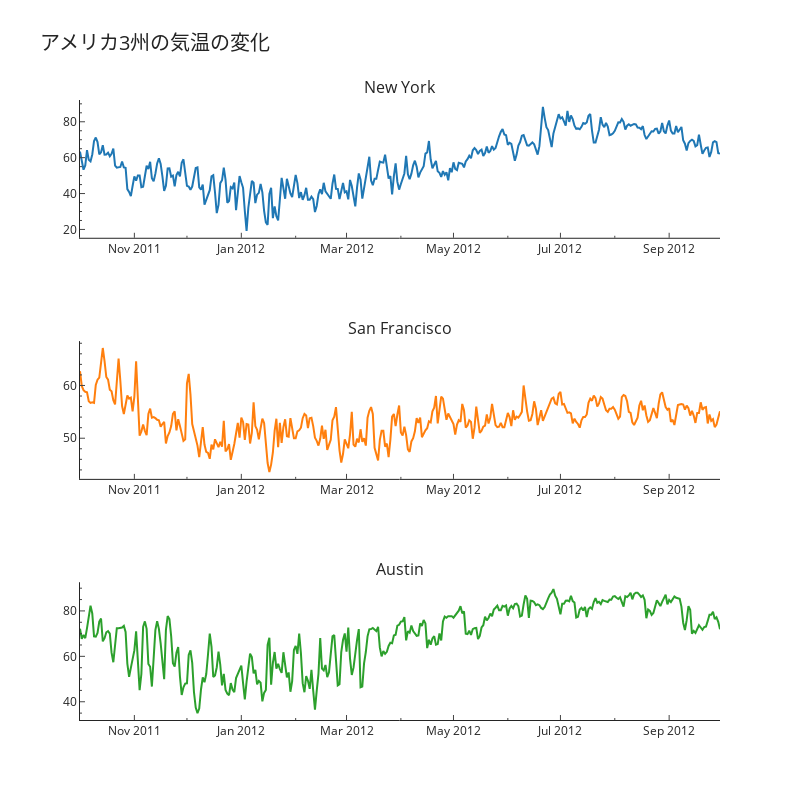

The cell this chart's notebook holds for it:
### Code cell
fig = make_subplots(rows=3, cols=1, subplot_titles=plot_df.columns[1:])

for i, col in enumerate(plot_df.columns[1:]):
    fig.add_trace(
        go.Scatter(
            x=plot_df["date"],
            y=plot_df[col],
            mode="lines",
            offsetgroup=i,
        ),
        row=i + 1,
        col=1,
    )


fig.update_layout(
    go.Layout(
        height=800,
        width=800,
        template="simple_white",
        showlegend=False,
        title=dict(text="アメリカ3州の気温の変化", font=dict(size=20)),
    )
)

fig.update_xaxes(ticks="inside", minor=dict(ticks="inside", ticklen=2))
fig.update_yaxes(ticks="inside", minor=dict(ticks="inside", ticklen=2))


fig.show()

### Figure 1 — Plotly figure (JSON) as saved in the notebook; plotly's stock layout.template omitted (floating-point values rounded to 4 significant figures; data arrays with more than 128 entries replaced by an {"elided": "..."} marker saying what was removed)
{"data": [{"mode": "lines", "offsetgroup": "0", "type": "scatter", "x": {"elided": "366 str values"}, "xaxis": "x", "y": {"elided": "366 float values"}, "yaxis": "y"}, {"mode": "lines", "offsetgroup": "1", "type": "scatter", "x": {"elided": "366 str values"}, "xaxis": "x2", "y": {"elided": "366 float values"}, "yaxis": "y2"}, {"mode": "lines", "offsetgroup": "2", "type": "scatter", "x": {"elided": "366 str values"}, "xaxis": "x3", "y": {"elided": "366 float values"}, "yaxis": "y3"}], "layout": {"annotations": [{"font": {"size": 16}, "showarrow": false, "text": "New York", "x": 0.5, "xanchor": "center", "xref": "paper", "y": 1, "yanchor": "bottom", "yref": "paper"}, {"font": {"size": 16}, "showarrow": false, "text": "San Francisco", "x": 0.5, "xanchor": "center", "xref": "paper", "y": 0.6111, "yanchor": "bottom", "yref": "paper"}, {"font": {"size": 16}, "showarrow": false, "text": "Austin", "x": 0.5, "xanchor": "center", "xref": "paper", "y": 0.2222, "yanchor": "bottom", "yref": "paper"}], "height": 800, "showlegend": false, "title": {"font": {"size": 20}, "text": "アメリカ3州の気温の変化"}, "width": 800, "xaxis": {"anchor": "y", "domain": [0, 1], "minor": {"ticklen": 2, "ticks": "inside"}, "ticks": "inside"}, "xaxis2": {"anchor": "y2", "domain": [0, 1], "minor": {"ticklen": 2, "ticks": "inside"}, "ticks": "inside"}, "xaxis3": {"anchor": "y3", "domain": [0, 1], "minor": {"ticklen": 2, "ticks": "inside"}, "ticks": "inside"}, "yaxis": {"anchor": "x", "domain": [0.7778, 1], "minor": {"ticklen": 2, "ticks": "inside"}, "ticks": "inside"}, "yaxis2": {"anchor": "x2", "domain": [0.3889, 0.6111], "minor": {"ticklen": 2, "ticks": "inside"}, "ticks": "inside"}, "yaxis3": {"anchor": "x3", "domain": [0, 0.2222], "minor": {"ticklen": 2, "ticks": "inside"}, "ticks": "inside"}}}
